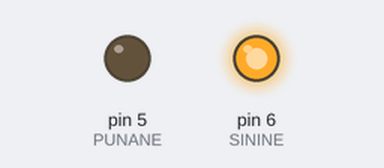
This sketch was run on a simulated Arduino Uno, built with avr-gcc and run on an emulated ATmega328P. Shown: output pins drawn as LEDs (lit = HIGH).

Above: at 0.2 s.
At 6.5 s:
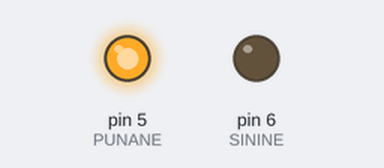
At 14.5 s:
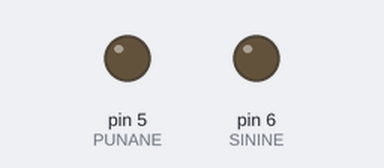
Timing chart, 0 to 15.6 s (numbered marks = the images above):
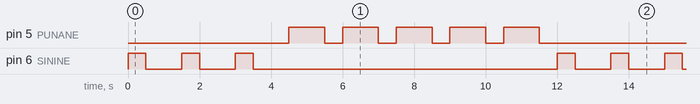

Measured:
- by itself, pin 5 (PUNANE): repeats every 12.0 s: 4 × (LOW 0.50 s, HIGH 1.0 s), LOW 5.0 s, HIGH 1.0 s
- by itself, pin 6 (SININE): repeats every 12.0 s: 2 × (LOW 1.0 s, HIGH 0.50 s), LOW 8.5 s, HIGH 0.50 s
- by itself, everything shown: repeats every 12.0 s, in 16 steps

The sketch:

LED_Blinking_Sequence_Controller.ino
```cpp
int SININE = 6;  // pean ühendama vastava viigu vooluahelas
int PUNANE = 5;

int SININE_valgustatud = 500;
int SININE_kustunud = 1000;

int PUNANE_valgustatud = 1000;
int PUNANE_kustunud = 500;

/////////
void setup() {
pinMode (SININE, OUTPUT);
pinMode (PUNANE, OUTPUT);
}
////////
void loop(){
for (int PP=1; PP<=3; PP=PP+1){
digitalWrite (SININE, HIGH);
delay(SININE_valgustatud);
digitalWrite(SININE, LOW);
delay(SININE_kustunud);
}

for (int KK=1; KK<=5; KK=KK+1){
digitalWrite (PUNANE, HIGH);
delay(PUNANE_valgustatud);
digitalWrite(PUNANE, LOW);
delay(PUNANE_kustunud);
}
}
```
